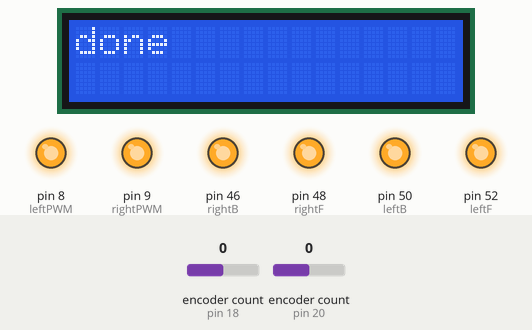
Simulated run of this sketch. Board: Arduino Mega 2560, built with avr-gcc and run on an emulated ATmega2560. Parts: 16×2 character LCD, output pins drawn as LEDs (lit = HIGH). Inputs (shaded band) come from the test bench; at power-on: encoder count (sensors on pin 18, pin 20) 0. What the sketch prints to the serial monitor is not drawn.

Above: at 0.6 s.
At 3.7 s:
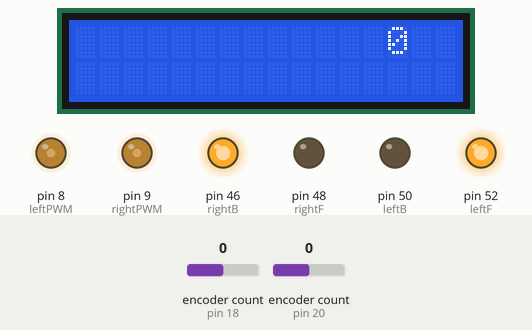
3.8 s: encoder count (sensor on pin 18) set to 1
At 5.0 s:
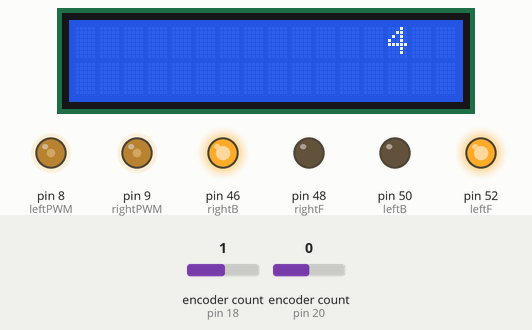
5.3 s: encoder count (sensor on pin 18) set to 2
At 6.3 s:
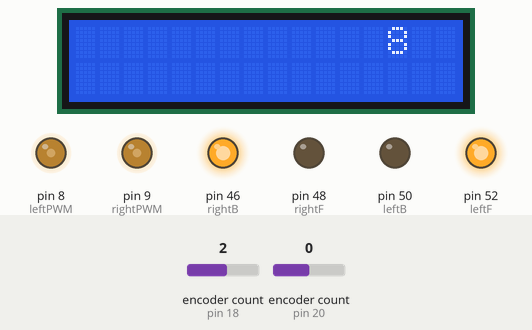
6.8 s: encoder count (sensor on pin 18) set to 3
At 7.4 s:
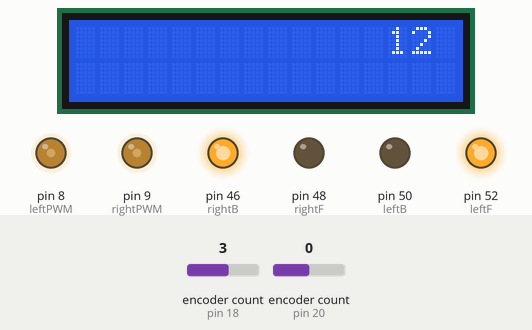
Timing chart, 0 to 9.8 s (numbered marks = the images above; inputs shaded):
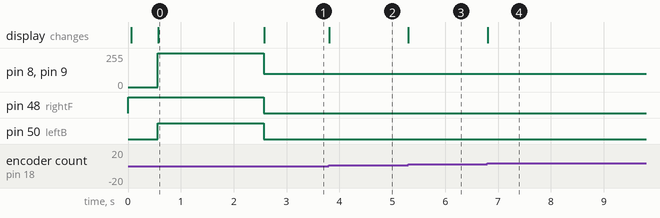

The sketch:

FULL_LINE_FOLLOWING.ino
```cpp
#include <Arduino.h>
#include <Encoder.h>
#include <QTRSensors.h>
#include <LiquidCrystal.h>

const int rs = 12, en = 11, d4 = 5, d5 = 4, d6 = 3, d7 = 2;
LiquidCrystal lcd(rs, en, d4, d5, d6, d7);

int leftIR = 0;
int rightIR = 0;
int junc = 0;

int turnDis = 600;
int ktd = 520;

// const int baseSpeed = 80;
// const int maxSpeed = 160;


const int leftPWM = 8;
const int rightPWM = 9;
const int leftF  = 52;
const int leftB = 50;
const int rightF = 48;
const int rightB = 46;


const int echo =  6;
const int trig =  7;

const int echoR =  42;
const int trigR =  44;

const int echoL =  15;
const int trigL =  14;


const int setPoint = 7500;


const int turnSpeed = 100;

//const double Kp =0.016333;
//const double Kd =0.1;
//const double Ki =0;//.001;

int totalErr = 0;
int prevError = 0;


Encoder right(18, 19);
Encoder left(20,21);

QTRSensors qtr;

const uint8_t SensorCount = 16;
uint16_t sensorValues[SensorCount];

const int btnPin = 38;

int c = 0;

void setup()
{

  pinMode(leftPWM,OUTPUT);
  pinMode(rightPWM,OUTPUT);
  pinMode(leftF,OUTPUT);
  pinMode(leftB,OUTPUT);
  pinMode(rightF,OUTPUT);
  pinMode(rightB,OUTPUT);

  pinMode(btnPin,INPUT_PULLUP);
  pinMode(36,INPUT_PULLUP);
  pinMode(40,INPUT_PULLUP);
   pinMode(42,INPUT_PULLUP);


  digitalWrite(leftF,HIGH);
  digitalWrite(leftB,LOW);
  digitalWrite(rightF,HIGH);
  digitalWrite(rightB,LOW);

  qtr.setTypeRC();
  qtr.setSensorPins((const uint8_t[]){37,39,41,43,45,47,49,51,35,33,31,29,27,25,23,22}, SensorCount);
  lcd.begin(16,2);
  lcd.setCursor(0, 0);
  lcd.print("calibrating      ");
  delay(500);
  //calibrate();
  stop();
  lcd.setCursor(0, 0);
  lcd.print("done            ");
  stop();
  delay(2000);
  lcd.setCursor(0, 0);
  lcd.print("line following  ");
  lcd.setCursor(0,1);

  pinMode(trigL,OUTPUT);
  pinMode(echoL,INPUT);

  Serial.begin(9600);
  Serial.println("test");
}

 int baseSpeed = 70;
 int maxSpeed = 110;

 const int Kbs = 80;
 const int Kms = 160;

const double Kp =0.02033;
const double Kd =0.4;
const double Ki =0;//.001;

void loop()
{
    turnBack();
    stop();
    while(true)
    {}
}

int backIR(){
  int readings[4];
  readings[0] = analogRead(A0);
  readings[1] = analogRead(A1);
  readings[2] = analogRead(A2);
  readings[3] = analogRead(A3);

  for(int i=0;i<4;i++){
    if(readings[i]<= 500)
      return 1;
  }

  return 0;
}

void wallFollow(){
  int dis = leftDistance();
  lcd.setCursor(0,0);
  lcd.print("wall following  ");
  lcd.setCursor(0,1);
  lcd.print("       ");
  lcd.setCursor(0,1);
  lcd.print(dis);
  int error = 3 - dis;
  int correction = error *20;
  int bSpeed = 170;
  leftForward(bSpeed+correction);
  rightForward(bSpeed-correction);
  delay(20);
  stop();
  delay(2);
}

void partI(){
  while(true){
      int error = getErr();
      if(leftIR==1 || rightIR==1){
      stop();
      delay(200);
      leftForward(100);
      rightForward(100);
      delay(20);
      stop();
      delay(100);
      setupEncoders();
      if(leftIR==0 && rightIR==1)
        turnRight();
      else if(leftIR==1 && rightIR==0)
        turnLeft();
      else if(leftIR==1 && rightIR==0)
        turnBack();
      continue;
    }else if((16-c)>=9 ){
      stop();
      delay(200);
      turnRight60();

      return;
    }
    pid(error);
  }
}

void partII(){
    int error = getErr();

    baseSpeed = 70;
    maxSpeed = 110;

    while (true)
    {
      if(((16-c)>=9)){
        // setupEncoders();
        // stop();
        // delay(1000);
        // for(int i=0;i<100;i++){
        //   forwardP();
        //   delay(2);
        // }
        // stop();
        // delay(1000);
        // getErr();
        // if(leftIR==1 || rightIR==1)
          break;

        // int ll = 0;
        // int rr = 0;
        // for(int i=0;i<200;i++){
        //   leftForward(100);
        //   rightForward(100);
        //   getErr;
        //   if(ll==0)ll=leftIR;
        //   if(rr==0)rr=rightIR;

        //   if(ll==1 && rr==1)
        //     break;
        // }
      }
      followDash(error);
      error = getErr();
    }

    baseSpeed = Kbs;
    maxSpeed = Kms;
    stop();
    delay(100);
    setupEncoders();
    for(int i=0;i<100;i++){
        forwardP();
        delay(1);
    }
    stop();
    delay(100);
    turnRight60();
    return;
}


void partIII(){
  while(true){
    if(getDistance()<=7){
      lcd.setCursor(0,1);
      lcd.print(String(getDistance())+"     ");
      stop();
      delay(800);
      //check color/////////////////////

      stop();
      delay(400);
      // maxSpeed = 100;
      // for(int i=0;i<50;i++){
      //   int error = getErr();
      //   setupPosition(error);
      // }
      // maxSpeed = Kms;
      stop();
      delay(200);
      turnDis = 600;
      turnLeft();
      stop();
      delay(500);
      cylinderLeft();
      stop();
      delay(500);
      turnLeft();
      turnDis = ktd;
    }
    maxSpeed = 120;
    baseSpeed = 80;
    int error = getErr();

    if(leftIR==1 || rightIR==1){
      lcd.setCursor(0,0);
      lcd.print("              ");
      lcd.setCursor(0,0);
      lcd.print(String(leftIR)+" "+String(rightIR));
      stop();
      delay(200);
      setupEncoders();
      for(int i=0;i<100;i++){
        forwardP();
        delay(1);
      }
      delay(20);
      stop();
      stop();
      delay(200);
      setupEncoders();
      if(leftIR==0 && rightIR==1){
        getErr();
        if(c!=16)
          pickCoin(0);
        else
          turnRight();
      }
      else if(leftIR==1 && rightIR==0){
        getErr();
        if(c!=16)
          pickCoin(1);
        else
          turnLeft();
      }
    }else
    {
      pid(error);
    }

  }
}


void pickCoin(int i){
    if(i==0)
      turnLeft();
    else
      turnRight();

    int error = getErr();
    while(c==0){
      pid(error);
      error = getErr();
    }
    ///////////////////check coin
    stop();
    delay(100);

    turnBack();

    stop();
    delay(100);

    error = getErr();
    while(!(16-c >= 10)){
      pid(error);
      error = getErr();
    }
    //////////////////////////////////////////////////////////////forward
    if(i==0)
      lineFollow('r');
    else
      lineFollow('l');
}

void lineFollow(char choice){
  int error = getErr();
  if(leftIR==1 || rightIR==1){
    if(leftIR==1 && rightIR==0){
      setupEncoders();
      for(int i=0;i<60;i++){
        forwardP();
        delay(1);
      }
      turnLeft();
    }else if(leftIR==0 && rightIR==1){
      setupEncoders();
      for(int i=0;i<60;i++){
        forwardP();
        delay(1);
      }
      turnRight();
    }else
    {
      setupEncoders();
      for(int i=0;i<60;i++){
        forwardP();
        delay(1);
      }
      if(choice=='l')
        turnLeft();
      else
        turnRight();
    }

  }else
  pid(error);

}


void followDash(int err){
    if(c!=0){
        pid(err);
    }else{
        leftForward(baseSpeed);
        rightForward(baseSpeed);
    }
}

int getSideDisL(){
      digitalWrite(trig, LOW);
      delayMicroseconds(2);

      digitalWrite(trig, HIGH);
      delayMicroseconds(10);
      digitalWrite(trig, LOW);

      double duration;
      int distance;

      duration =  pulseIn(echo, HIGH);

      distance = (double)duration * 0.034 / 2.0;

      return distance;
}

const double x = 22.0/7.0/2.0*25.0*(938.0/23.0);
const double y = 22.0/7.0/2.0*45.0*(938.0/23.0);
const double Kf = 200;
void cylinderRight(){
  int speed = 200;
  double xx = x/Kf;
  double yy = y/Kf;
  lcd.setCursor(0,1);
  lcd.print(String(xx));
  lcd.print(" ");
  lcd.print(String(yy));

  setupEncoders();
  int leftRead = left.read();
  int rightRead = right.read();
  for(int i=0;i<Kf;i++){
    lcd.print("               ");
    while(rightRead<=xx){
      leftForward(speed);

      rightRead = right.read();
      rightRead = rightRead*-1;
      lcd.setCursor(0,1);
      lcd.print(String(rightRead));
    }
    stop();
    while(leftRead<=yy){
      rightForward(speed);

      leftRead = left.read();
      leftRead = leftRead*-1;
      lcd.setCursor(0,1);
      lcd.print(String(leftRead));
    }
    stop();
    xx+=x/Kf;
    yy+=y/Kf;

  }
  stop();
  delay(100);
  setupEncoders();
  // for(int i=0;i<35;i++){
  //   getErr();
  //   if((16-c)>=4)
  //     break;
  //   backwardP();
  //   delay(1);
  // }
  // stop();
  delay(400);
}

void cylinderLeft(){
  int speed = 200;
  double xx = x/Kf;
  double yy = y/Kf;
  lcd.setCursor(0,1);
  lcd.print(String(xx));
  lcd.print(" ");
  lcd.print(String(yy));
  setupEncoders();
  int leftRead = left.read();
  int rightRead = right.read();
  for(int i=0;i<2.18*Kf;i++){
    lcd.print("               ");
    while(rightRead<=yy){
      leftForward(speed);

      rightRead = right.read();
      rightRead = rightRead*-1;
    }
    stop();
    while(leftRead<=xx){
      rightForward(speed);

      leftRead = left.read();
      leftRead = leftRead*-1;
    }
    stop();
    xx+=x/Kf;
    yy+=y/Kf;

  }
  stop();
  delay(400);

  // for(int i=0;i<1500;i++){
  //   rightForward(80);
  //   leftForward(130);
  //   delay(1);
  // }

}

void pid(int err){
    int p = err * Kp;
    totalErr += (err/100);
    int i = totalErr*Ki;
    int d = (err - prevError) * Kd;
    prevError = err;
    int correction = p+i+d;
    if(correction>0){
      //printTuple(baseSpeed-correction, baseSpeed+correction);
      leftForward(baseSpeed-correction);
      rightForward(baseSpeed+correction);
    }else{
      correction = correction * -1;
      //printTuple(baseSpeed+correction,baseSpeed-correction);
      rightForward(baseSpeed-correction);
      leftForward(baseSpeed+correction);
    }

}

int getErr(){
    int position = qtr.readLineBlack(sensorValues);
    int p = position;
    int vals[16];
    int sum;
    int count = 0;
    for(int i=0;i<16;i++){
        if(sensorValues[i]>500)
        {
            vals[i] = 0;
        }
        else
        {
            vals[i] = 1;
            count++;
        }
        sum += i+1;

    }
    String reading = "";
    for(int i=15;i>=0;i--){
      if(vals[i]==0)
        reading+="0";
      else
        reading+="1";
    }
    boolean b = vals[6]==0 || vals[7]==0 || vals[8]==0;
    if(b){
      leftIR = vals[0]==1?0:1;
      rightIR = vals[15]==1?0:1;
    }else{
      leftIR = 0;
      rightIR = 0;
    }

    junc = leftIR + rightIR;
    c = count;
    position = (sum*1000)/count;
    lcd.setCursor(0,1);
    lcd.print(reading);
    return setPoint - p;
}


void calibrate(){

  pinMode(LED_BUILTIN, OUTPUT);
  digitalWrite(LED_BUILTIN, HIGH);

  leftForward(1);
  rightBackward(1);
  for (uint16_t i = 0; i < 50; i++)
  {
    analogWrite(leftPWM,100);
    analogWrite(rightPWM,100);
    qtr.calibrate();
  }

  leftBackward(1);
  rightForward(1);

  for (uint16_t i = 0; i < 55; i++)
  {
    analogWrite(leftPWM,100);
    analogWrite(rightPWM,100);
    qtr.calibrate();
  }

  digitalWrite(LED_BUILTIN, LOW);

  Serial.begin(9600);
  for (uint8_t i = 0; i < SensorCount; i++)
  {
    Serial.print(qtr.calibrationOn.minimum[i]);
    Serial.print(' ');
  }
  Serial.println();

  for (uint8_t i = 0; i < SensorCount; i++)
  {
    Serial.print(qtr.calibrationOn.maximum[i]);
    Serial.print(' ');
  }
  Serial.println();
  Serial.println();
  delay(1000);
}

int leftDistance()
{
  digitalWrite(trigL, LOW);
  delayMicroseconds(2);

  digitalWrite(trigL, HIGH);
  delayMicroseconds(10);
  digitalWrite(trigL, LOW);

  double duration;
  int distance;

  duration =  pulseIn(echoL, HIGH);

  distance = (double)duration * 0.034 / 2.0;

  return distance;
}

int rightDistance()
{
  digitalWrite(trigR, LOW);
  delayMicroseconds(2);

  digitalWrite(trigR, HIGH);
  delayMicroseconds(10);
  digitalWrite(trigR, LOW);

  double duration;
  int distance;

  duration =  pulseIn(echoR, HIGH);

  distance = (double)duration * 0.034 / 2.0;

  return distance;
}

int getDistance()
{
  digitalWrite(trig, LOW);
  delayMicroseconds(2);

  digitalWrite(trig, HIGH);
  delayMicroseconds(10);
  digitalWrite(trig, LOW);

  double duration;
  int distance;

  duration =  pulseIn(echo, HIGH);

  distance = (double)duration * 0.034 / 2.0;

  return distance;
}


void forwardP(){
  int leftR = left.read();
  int rightR = right.read();
  leftR = leftR;
  rightR = rightR;
  int error = leftR-rightR;
  int correction = error * 20;
  int speed = 100;
  leftForward(speed-correction);
  rightForward(speed+correction);
}


void backwardP(){
  int leftR = left.read();
  int rightR = right.read();
  leftR = leftR*-1;
  rightR = rightR*-1;
  int error = leftR-rightR;
  int correction = error * 20;
  int speed = 100;
  leftBackward(speed-correction);
  rightBackward(speed+correction);
}

void turnLeft60(){
  setupEncoders();
  int reading = right.read();
  while((reading)<200){
    rightForward(turnSpeed);
    leftBackward(turnSpeed);
    reading = right.read();
  }
}

void turnRight60(){
  setupEncoders();
  int reading = left.read();
  while((reading)<200){
    leftForward(turnSpeed);
    rightBackward(turnSpeed);
    reading = left.read();
  }
}

void turnLeft(){
  setupEncoders();
    int reading = right.read();
  int initial = reading;
  while((reading)<turnDis){
    rightForward(turnSpeed);
    leftBackward(turnSpeed);
    reading = right.read();
  }
}


void turnRight(){
  setupEncoders();
  int reading = left.read();
  while((reading)<turnDis){
    leftForward(turnSpeed);
    rightBackward(turnSpeed);
    reading = left.read();
  }

}

void turnBack(){
  setupEncoders();
  int reading = left.read();
  while((reading)<1300){
    leftForward(turnSpeed);
    rightBackward(turnSpeed);
    reading = left.read();
    lcd.setCursor(0,0);
    lcd.print("             ");
    lcd.print(right.read());
  }
  stop();
}

void leftForward(int speed){
  if(speed<0)
    speed = 0;
  else if(speed>maxSpeed)
    speed = maxSpeed;

  digitalWrite(leftF,HIGH);
  digitalWrite(leftB,LOW);
  analogWrite(leftPWM,speed);
}

void rightForward(int speed){
  if(speed<0)
    speed = 0;
  else if(speed>maxSpeed)
    speed = maxSpeed;

  digitalWrite(rightF,HIGH);
  digitalWrite(rightB,LOW);
  analogWrite(rightPWM,speed);
}

void leftBackward(int speed){
  if(speed<0)
    speed = 0;
  else if(speed>maxSpeed)
    speed = maxSpeed;

  digitalWrite(leftF,LOW);
  digitalWrite(leftB,HIGH);
  analogWrite(leftPWM,speed);
}

void rightBackward(int speed){
  if(speed<0)
    speed = 0;
  else if(speed>maxSpeed)
    speed = maxSpeed;

  digitalWrite(rightF,LOW);
  digitalWrite(rightB,HIGH);
  analogWrite(rightPWM,speed);
}


void setupEncoders(){
  left.write(0);
  right.write(0);
}

void printTuple(int a , int b){
  Serial.print(a);
  Serial.print("\t");
  Serial.println(b);
}

void stop(){
  digitalWrite(leftF,HIGH);
  digitalWrite(leftB,HIGH);
  digitalWrite(rightF,HIGH);
  digitalWrite(rightB,HIGH);
  analogWrite(leftPWM,255);
  analogWrite(rightPWM,255);
}

void setupPosition(int err){
    if(err<0)
      err *= (16-c)/4;
    else
      err *= (16-c)/4;

    int p = err * 0.1;
    int correction = p;
    if(correction>0){
      //printTuple(baseSpeed-correction, baseSpeed+correction);
      leftBackward(correction);
      rightForward(correction);
    }else{
      correction = correction * -1;
      //printTuple(baseSpeed+correction,baseSpeed-correction);
      rightBackward(correction);
      leftForward(correction);
    }

}
```

Measured:
- after the input at 3.8 s, the display: changes at once (image 2)
- after the input at 5.3 s, the display: changes at once (image 3)
- after the input at 6.8 s, the display: changes at once (image 4)
- what the display in image 0 shows lasts 2.0 s, from 0.6 s to 2.6 s
